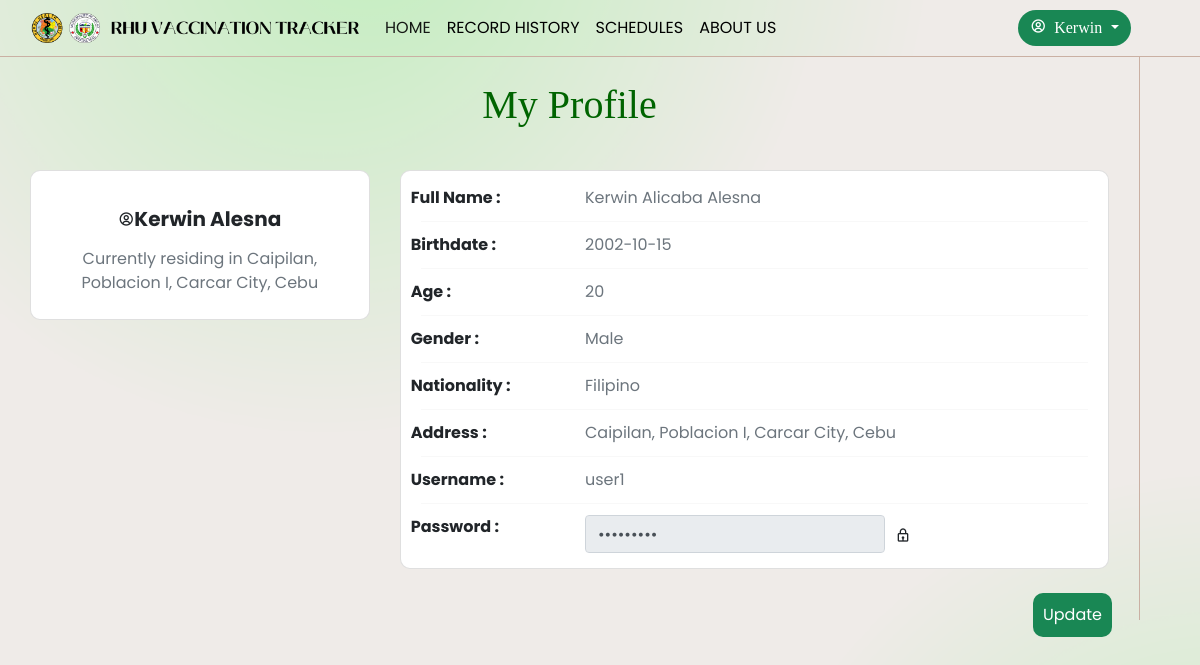
The page /view/_profile.php (signed in) on the database its author committed.
### tables this page shows
CREATE TABLE `records` (
  `id` bigint(20) NOT NULL,
  `user_id` bigint(20) NOT NULL,
  `fname` varchar(100) NOT NULL,
  `mname` varchar(100) NOT NULL,
  `lname` varchar(100) NOT NULL,
  `birthdate` date DEFAULT NULL,
  `age` varchar(100) NOT NULL,
  `gender` varchar(100) NOT NULL,
  `nationality` varchar(100) NOT NULL,
  `province` varchar(100) NOT NULL,
  `city` varchar(100) NOT NULL,
  `barangay` varchar(100) NOT NULL,
  `sitio` varchar(100) NOT NULL,
  `username` varchar(100) NOT NULL,
  `password` varchar(100) NOT NULL,
  `date` timestamp NOT NULL DEFAULT current_timestamp() ON UPDATE current_timestamp()
);

### view/_profile.php (called while the page is built)
<?php
	include("../php_components/header_user.php");
?>
<?php
	include("../php_components/profile.php");
?>
<?php
	include("../php_components/footer_user.php");
?>

### php_components/functions.php (called while the page is built, shortened)
<?php
function check_login($con)
{
	if(isset($_SESSION['user_id']))
	{
		$id = $_SESSION['user_id'];
		$query = "select * from records where user_id = '$id' limit 1";
		$result = mysqli_query($con,$query);
		if($result && mysqli_num_rows($result) > 0)
		{
			$user_data = mysqli_fetch_assoc($result);
			return $user_data;
		}
	}
	die;
}

### php_components/profile.php (the view, shortened to what this page needs)
<?php
  include_once('connection2.php');
  $database = new Connection();
  $db = $database->open();
  if (isset($user_data) && array_key_exists('user_id', $user_data)) {
    $stmt = $db->prepare("SELECT * FROM records WHERE user_id = :user_id");
    $stmt->bindParam(':user_id', $user_data['user_id']);
    $stmt->execute();
    $result = $stmt->fetch(PDO::FETCH_ASSOC);
    if (!empty($result)) {
      $fname = $result['fname'];
      $mname = $result['mname'];
      $lname = $result['lname'];
      $birthdate = $result['birthdate'];
      $age = $result['age'];
      $gender = $result['gender'];
      $nationality = $result['nationality'];
      $province = $result['province'];
      $city = $result['city'];
      $barangay = $result['barangay'];
      $sitio = $result['sitio'];
      $username = $result['username'];
      $password = $result['password'];
    }
  }
?>
<div class="container" id="rightBorder">
  <br>
  <h1 align="center" style="font-family: catchy wager; color: darkgreen;">My Profile</h1>
  <div class="container py-5">
    <div class="row">
      <div class="col-lg-4">
        <div class="card mb-4" id="border">
          <div class="card-body text-center">
            <div style="display: flex; justify-content: center; align-items: center;">
              <i class="bx bx-user-circle"></i>
              <h5 class="my-3"><b><?php echo $fname; ?> <?php echo $lname; ?></b></h5>
            </div>
            <p class="text-muted mb-1">Currently residing in <?php echo $sitio; ?>, <?php echo $barangay; ?>, <?php echo $city; ?>, <?php echo $province; ?></p>
          </div>
        </div>
      </div>
      <div class="col-lg-8">
        <div class="card mb-4" id="border">
          <div class="card-body">
            <div class="row" id="toHover">
              <div class="col-sm-3">
                <p class="mb-0"><b>Full Name :</b></p>
              </div>
              <div class="col-sm-9">
                <p class="text-muted mb-0"><?php echo $fname; ?> <?php echo $mname; ?> <?php echo $lname; ?></p>
              </div>
            </div>
            <hr>
            <div class="row" id="toHover">
              <div class="col-sm-3">
                <p class="mb-0"><b>Birthdate :</b></p>
              </div>
              <div class="col-sm-9">
                <p class="text-muted mb-0"><?php echo $birthdate; ?></p>
              </div>
            </div>
            <hr>
            <div class="row" id="toHover">
              <div class="col-sm-3">
                <p class="mb-0"><b>Age :</b></p>
              </div>
              <div class="col-sm-9">
                <p class="text-muted mb-0"><?php echo $age; ?></p>
              </div>
            </div>
            <hr>
            <div class="row" id="toHover">
              <div class="col-sm-3">
                <p class="mb-0"><b>Gender :</b></p>
              </div>
              <div class="col-sm-9">
                <p class="text-muted mb-0"><?php echo $gender; ?></p>
              </div>
            </div>
            <hr>
            <div class="row" id="toHover">
              <div class="col-sm-3">
                <p class="mb-0"><b>Nationality :</b></p>
              </div>
              <div class="col-sm-9">
                <p class="text-muted mb-0"><?php echo $nationality; ?></p>
              </div>
            </div>
            <hr>
            <div class="row" id="toHover">
              <div class="col-sm-3">
                <p class="mb-0"><b>Address :</b></p>
              </div>
              <div class="col-sm-9">
                <p class="text-muted mb-0"><?php echo $sitio; ?>, <?php echo $barangay; ?>, <?php echo $city; ?>, <?php echo $province; ?></p>
              </div>
            </div>
            <hr>
            <div class="row" id="toHover">
              <div class="col-sm-3">
                <p class="mb-0"><b>Username :</b></p>
              </div>
              <div class="col-sm-9">
                <p class="text-muted mb-0"><?php echo $username; ?></p>
              </div>
            </div>
            <hr>
            <div class="row" id="toHover">
              <div class="col-sm-3">
                <p class="mb-0"><b>Password :</b></p>
              </div>
              <div class="col-sm-9" style="display: flex;">
                <input type="password" disabled id="password2" class="form-control" value="<?php echo $password; ?>" />
                <i class="bx bx-lock password-lock2" style="padding: 12px 0 0 10px;" class="bx bx-lock" onclick="togglePassword()"></i>
              </div>
            </div>
          </div>
        </div>
      </div>
      <div>
        <a href="#edit_<?php echo $user_data['user_id']; ?>" class="bttn" data-bs-toggle="modal">Update</a>
      </div>
    </div>
  </div>
</div>

### php_components/header_user.php (shortened to what this page needs)
<?php
	include("connection.php");
	include("functions.php");
	$user_data = check_login($con);
?>
<!doctype html>
<html lang="en">
  <head>
    <link href="https://cdn.jsdelivr.net/npm/bootstrap@5.2.2/dist/css/bootstrap.min.css" rel="stylesheet">
    <link rel="stylesheet" href="https://stackpath.bootstrapcdn.com/bootstrap/4.5.0/css/bootstrap.min.css">
    <link rel="stylesheet" href="../css/allStyles.css" media="screen">
    <link href='https://unpkg.com/boxicons@2.1.1/css/boxicons.min.css' rel='stylesheet'>
  </head>
  <body>
    <nav class="navbar navbar-expand-lg bg-light">
      <div class="container-fluid">
        <div class="logodiv">
          <img src="../images/logo.png" height="40px" width="330px" class="navbar-brand" id="logo">
        </div>
        <div class="collapse navbar-collapse" id="navbarNav">
          <ul class="navbar-nav me-auto mb-2 mb-lg-0">
            <li class="nav-item">
              <a class="nav-link active" aria-current="page" href="_index.php">HOME</a>
            </li>
            <li class="nav-item">
              <a class="nav-link" href="_recordHistory.php">RECORD HISTORY</a>
            </li>
            <li class="nav-item">
              <a class="nav-link" href="_schedules.php">SCHEDULES</a>
            </li>
            <li class="nav-item">
              <a class="nav-link" href="_aboutUs.php">ABOUT US</a>
            </li>
          </ul>
          <ul class="navbar-nav ml-auto mb-2 mb-lg-0">
            <div class="dropdown">
              <button class="btn btn-secondary dropdown-toggle" type="button" id="dropdownMenuButton" data-toggle="dropdown" aria-haspopup="true" aria-expanded="false">
                <i class="bx bx-user-circle"> <?php echo $user_data['fname']; ?></i>
              </button>
            </div>
          </ul>
        </div>
      </div>
    </nav>

### php_components/footer_user.php (shortened to what this page needs)
  </body>
</html>

### css/allStyles.css (style rules this page uses)
* { margin: 0; padding: 0; box-sizing: border-box; font-family: "Poppins" , sans-serif; }
body { background-image: url("../images/bg.png"); background-repeat: no-repeat; background-attachment: fixed; background-size: cover; }
a { text-decoration: none; font-weight: 1500; }
ul { list-style-type: none; }
.nav-link { color: black; }
.navbar { background-image: url("../images/bg.png"); border-bottom: 1.5px solid #cab0a3; }
.form-control { width: 300px; }

### php_components/header_user.php (style rules this page uses)
#dropdownMenuButton { border: none; background-color: #198754; color: white; border-radius: 50px; margin-right: 55px; }

### php_components/profile.php (style rules this page uses)
.bttn { float: right; background-color: #198754; padding: 10px; border-radius: 10px; color: white; text-decoration: none; }
.row { margin-top: -15px; margin-bottom: -15px; }
.col-sm-3 { padding: 10px 5px 10px 5px; }
.col-sm-9 { padding: 10px 5px 10px 5px; }
.card-body { border-radius: 10px; }
#border { border-radius: 10px; }
#rightBorder { border-right: 1.5px solid #cab0a3; height: 563px; margin-right: 68px; }
#dropdownMenuButton { margin-right: 38.5px; }

### rows shown on the page
records: fname "Kerwin", lname "Alesna", sitio "Caipilan", barangay "Poblacion I", city "Carcar City", province "Cebu", mname "Alicaba", birthdate "2002-10-15", age "20", gender "Male", nationality "Filipino", username "user1"
